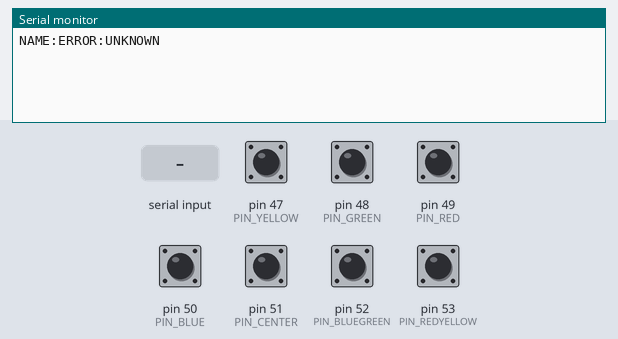
Simulated run of this sketch. Board: Arduino Mega 2560, built with avr-gcc and run on an emulated ATmega2560. Parts: the last lines printed to the serial monitor. The test bench sets the inputs (shaded band); at power-on: pin 47 (PIN_YELLOW), pin 48 (PIN_GREEN), pin 49 (PIN_RED), pin 50 (PIN_BLUE), pin 51 (PIN_CENTER), pin 52 (PIN_BLUEGREEN), pin 53 (PIN_REDYELLOW) HIGH.

Above: at 1.2 s.
1.3 s: "REDYELLOW\n" received over Serial
At 2.5 s:
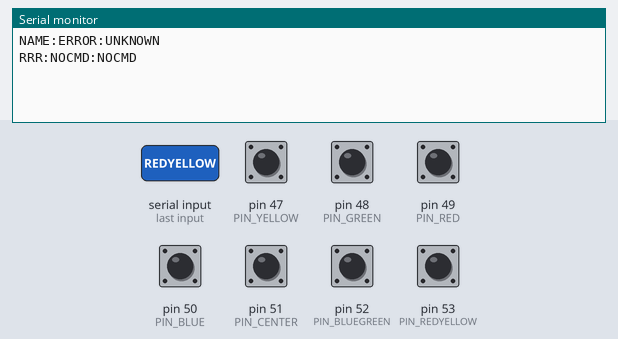
2.8 s: "YYY\n" received over Serial
At 3.4 s:
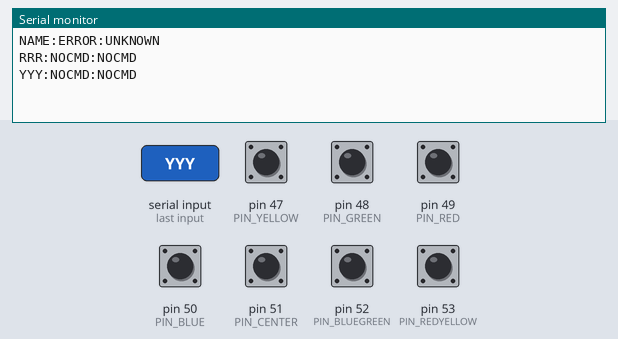
4.3 s: "BLUEGREEN\n" received over Serial
At 4.8 s:
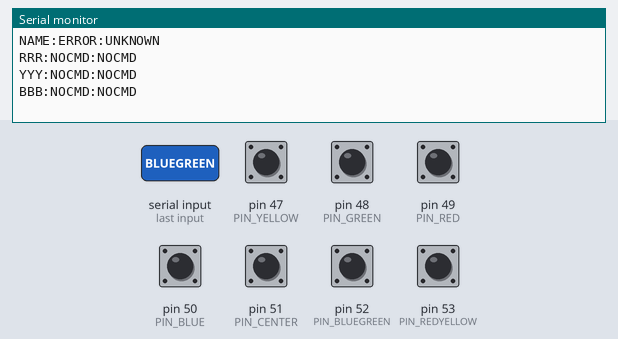
5.8 s: "GGG\n" received over Serial
At 6.9 s:
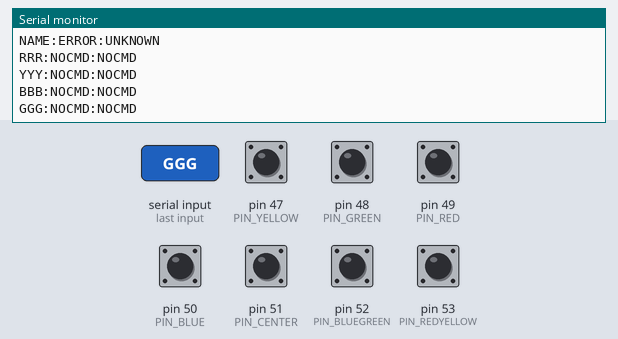
7.3 s: "FLASHCOLOR\n" received over Serial
At 8.3 s:
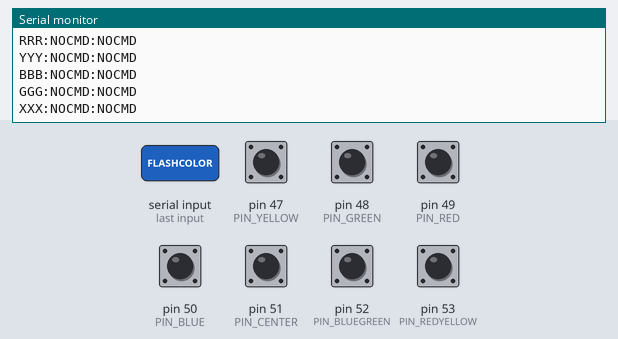
8.8 s: "90:45:200\n" received over Serial
At 9.4 s:
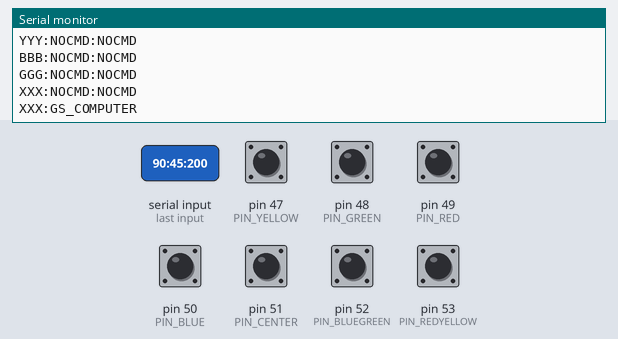

The sketch:

Simon_Porto_Mark7.ino
```cpp
#include <TimerThree.h>
#include <FastLED.h>
#include "HX711.h"

// vars for serial communication
String inputString = "";
String simonCommand = "";
boolean stringComplete = false;
String deviceName = "unknown";
String deviceInput = "unknown";


///////////////////////////////////////////////////////////
// identification

//Arduino Identification Pins (set to ground)
int PIN_CENTER = 51;

int PIN_BLUEGREEN = 52;
int PIN_REDYELLOW = 53;

int PIN_BLUE = 50;
int PIN_RED = 49;
int PIN_GREEN = 48;
int PIN_YELLOW = 47;

void setupIDPin() {
  pinMode(PIN_CENTER, INPUT);
  pinMode(PIN_BLUEGREEN, INPUT);
  pinMode(PIN_REDYELLOW, INPUT);
  pinMode(PIN_BLUE, INPUT);
  pinMode(PIN_GREEN, INPUT);
  pinMode(PIN_RED, INPUT);
  pinMode(PIN_YELLOW, INPUT);

  digitalWrite(PIN_CENTER, HIGH);
  digitalWrite(PIN_BLUEGREEN, HIGH);
  digitalWrite(PIN_REDYELLOW, HIGH);
  digitalWrite(PIN_BLUE, HIGH);
  digitalWrite(PIN_GREEN, HIGH);
  digitalWrite(PIN_RED, HIGH);
  digitalWrite(PIN_YELLOW, HIGH);
}

int getLoadCellPin(String input)
{
  if (deviceName == "REDYELLOW")
  {
    if (input == "RRR")
    {
      return 1;
    }
    else if (input == "YYY")
    {
      return 2;
    }
  }
  else if (deviceName == "BLUEGREEN")
  {
    if (input == "BBB")
    {
      return 1;
    }
    else if (input == "GGG")
    {
      return 2;
    }
  }
  return 1;
}


void simonAssignDeviceName() {

  //deviceName = getValue(inputString, ':', 1);

  int valCENTER = digitalRead(PIN_CENTER);
  int valBLUEGREEN = digitalRead(PIN_BLUEGREEN);
  int valREDYELLOW = digitalRead(PIN_REDYELLOW);
  int valBLUE = digitalRead(PIN_BLUE);
  int valGREEN = digitalRead(PIN_GREEN);
  int valRED = digitalRead(PIN_RED);
  int valYELLOW = digitalRead(PIN_YELLOW);

  if (valCENTER == LOW) {
    deviceName = "CENTER";
  } else if (valBLUEGREEN == LOW) {
    deviceName = "BLUEGREEN";
  } else if (valREDYELLOW == LOW) {
    deviceName = "REDYELLOW";
  } else if (valBLUE == LOW) {
    deviceName = "BLUE";
  } else if (valGREEN == LOW) {
    deviceName = "GREEN";
  } else if (valRED == LOW) {
    deviceName = "RED";
  } else if (valYELLOW == LOW) {
    deviceName = "YELLOW";
  } else {
    deviceName = "ERROR:UNKNOWN";
  }

  Serial.print("NAME:");
  Serial.println(deviceName);

}


void setup() {
  // put your setup code here, to run once:

  //setup arduino identification pins
  setupIDPin();

  //init serial
  Serial.begin (9600);
  Serial.setTimeout (50);
  inputString.reserve(200);

  //init name
  simonAssignDeviceName();

}

void loop() {
  // put your main code here, to run repeatedly:


  noInterrupts();
  if (stringComplete) {
    parseCommand();
  }
  interrupts();

}


////////////////////////////////////////////////////////////////////////////////////
//
// Serial port stuff
//

// send data out
void simonOutput (String outputString) {
  Serial.print(deviceInput);
  Serial.print(":");
  Serial.println(outputString);
}

// parsing vars
String namePart = "";
String commandPart = "";

// device names:
// CCC = CENTER
// RRR = RED
// GGG = GREEN
// BBB = BLUE
// YYY = YELLOW
//
// commands
// 111 = READ_BUTTONS
// 222 = FLASHCOLOR
// 333 = GS_TIMER
// 444 = GS_COMPUTER
// 555 = GS_ATTRACT

void parseCommand () {

  //our giant if statement to compare all commands

  //assign device nmae
  if (inputString.substring(0, 4) == "NAME" ) {
    //assign device nmae
    simonAssignDeviceName();

  } else {
    //simonOutput(inputString);
    //get deviceInputName and process command
    namePart = getValue(inputString, ':', 0);
    switch ( namePart[0]){
      case 'C':
        deviceInput = "CCC";
        break;
      case 'R':
        deviceInput = "RRR";
        break;
      case 'G':
        deviceInput = "GGG";
        break;
      case 'B':
        deviceInput = "BBB";
        break;
      case 'Y':
        deviceInput = "YYY";
        break;
      default:
        deviceInput = "XXX";
        break;
    }
    commandPart = getValue(inputString, ':', 1);
    switch ( commandPart[0]) {
      case '1':
        simonCommand = "READ_BUTTONS";
        break;
      case '2':
        simonCommand = "FLASHCOLOR";
        break;
      case '3':
        simonCommand = "GS_TIMER";
        break;
      case '4':
        simonCommand = "GS_COMPUTER";
        break;
      case '5':
        simonCommand = "GS_ATTRACT";
        break;
      default:
        simonCommand = "NOCMD";
        break;
    }
    processSimonCommand();
  }

  // clear inputString, deviceInput & commandString
  inputString = "";
  deviceInput = "";
  simonCommand = "";
  stringComplete = false;

}

void processSimonCommand() {

  if (simonCommand == "FLASHCOLOR") {
    String colorRGB = getValue(inputString, ':', 2);

    String colorRed = getValue(colorRGB, '-', 0);
    String colorGreen = getValue(colorRGB, '-', 1);
    String colorBlue = getValue(colorRGB, '-', 2);

    String flashTime = getValue(inputString, ':', 3);

    String flashAmmount = getValue(inputString, ':', 4);
    simonOutput(deviceInput + ":" + colorRed + ":" + colorGreen + ":" + colorBlue + " FLASHTIME:" + flashTime + " FLASHAMMOUNT:" + flashAmmount);

    CRGB _color;
    _color.r = colorRed.toInt();
    _color.g = colorGreen.toInt();
    _color.b = colorBlue.toInt();

    FlashColor(_color, flashAmmount.toInt(), flashTime.toInt(),  flashTime.toInt(), 0);

  } else if (simonCommand == "GS_ATTRACT") {
    simonOutput (simonCommand);
    Rainbow(0);

  } else if (simonCommand == "GS_COMPUTER") {
    simonOutput (simonCommand);
    Rainbow(0);


  } else if (simonCommand == "GS_TIMER") {
    String colorRGB = getValue(inputString, ':', 2);

    String colorRed = getValue(colorRGB, '-', 0);
    String colorGreen = getValue(colorRGB, '-', 1);
    String colorBlue = getValue(colorRGB, '-', 2);

    String colorTime = getValue(inputString, ':', 3);
    simonOutput(deviceInput + ":" + colorRed + ":" + colorGreen + ":" + colorBlue + " TIME:" + colorTime);

    CRGB _color;
    _color.r = colorRed.toInt();
    _color.g = colorGreen.toInt();
    _color.b = colorBlue.toInt();

    CountDown(_color,  colorTime.toInt(), 0);


  } else if (simonCommand == "READ_BUTTONS") {
    //create test button data, replace with real button function
    int tmpDeviceNum = getLoadCellPin(deviceInput);
    if (tmpDeviceNum == 1)
    {
      simonOutput ("WWW:" + String(getWeight(1)));
    }
    else if (tmpDeviceNum == 2)
    {
      simonOutput ("WWW:" + String(getWeight(2)));
    }

  } else {
    simonOutput ("NOCMD:" + simonCommand);
  }

}

//
// serialEvent grabs all input from serial port and creates an inputString.
//
void serialEvent () {
  // called when serial port has data
  while (Serial.available() && !stringComplete) {
    char inChar = (char)Serial.read();

    // if newline, setflag so main loop can do something about it
    if (inChar == '\n') {
      stringComplete = true;
    } else {
      //add it to inputString
      inputString += inChar;
    }
  }

}


/*
   takes a string and separates it based on a given character and returns The item between the separating character
*/
String getValue(String data, char separator, int index)
{
  int found = 0;
  int strIndex[] = { 0, -1 };
  int maxIndex = data.length() - 1;

  for (int i = 0; i <= maxIndex && found <= index; i++) {
    if (data.charAt(i) == separator || i == maxIndex) {
      found++;
      strIndex[0] = strIndex[1] + 1;
      strIndex[1] = (i == maxIndex) ? i + 1 : i;
    }
  }
  return found > index ? data.substring(strIndex[0], strIndex[1]) : "";
}


/////////////////////////////////////////////////////////////////////////////////
//
// Load cell stuff
//

int getWeight(int button)
{
  return button * 1000;

}


/*
--------------------------------------------------------------------------------------------------------------------------
 * This function flashes a color on the LEDs
 * <color> is the color the light will flash
 * <annount> is the ammount of times it will flash
 * <timePerFlash> is the time the color is lit
 * <timeBetweenFkash> is the time the color is off (if your only flashing once it dose not matter what you set this to)
 * <ledStrip> is the stip it will flash on (0 or 1)
--------------------------------------------------------------------------------------------------------------------------
 */
void FlashColor(CRGB color, int ammount, int timePerFlash, int timeBetweenFlash, int ledStrip)
{

}

/*
--------------------------------------------------------------------------------------------------------------------------
 * This function counts down
 * <color> is the color the light
 * <_time> is the ammount of time it will take
 * <ledStrip> is the stip it will count down on
--------------------------------------------------------------------------------------------------------------------------
 */
void CountDown(CRGB color, int _time, int ledStrip)
{

}

/*
--------------------------------------------------------------------------------------------------------------------------
 * This function makes the leds Rainbow
 * <ledStrip> is the stip it will light on (0 or 1)
--------------------------------------------------------------------------------------------------------------------------
 */
void Rainbow(int ledStrip)
{

}

/*
--------------------------------------------------------------------------------------------------------------------------
 * This function changes the color of the LEDs to a solid color
 * <color> is the color the light will be
 * <ledStrip> is the stip it will color (0 or 1)
--------------------------------------------------------------------------------------------------------------------------
 */
void ChangeColor(CRGB color, int ledStrip)
{

}
```

Measured:
- after the input at 1.3 s, the serial monitor: prints a new line at once (image 1)
- after the input at 2.8 s, the serial monitor: prints a new line at once (image 2)
- after the input at 4.3 s, the serial monitor: prints a new line at once (image 3)
- after the input at 5.8 s, the serial monitor: prints a new line at once (image 4)
- after the input at 7.3 s, the serial monitor: prints a new line at once (image 5)
- after the input at 8.8 s, the serial monitor: prints a new line at once (image 6)
